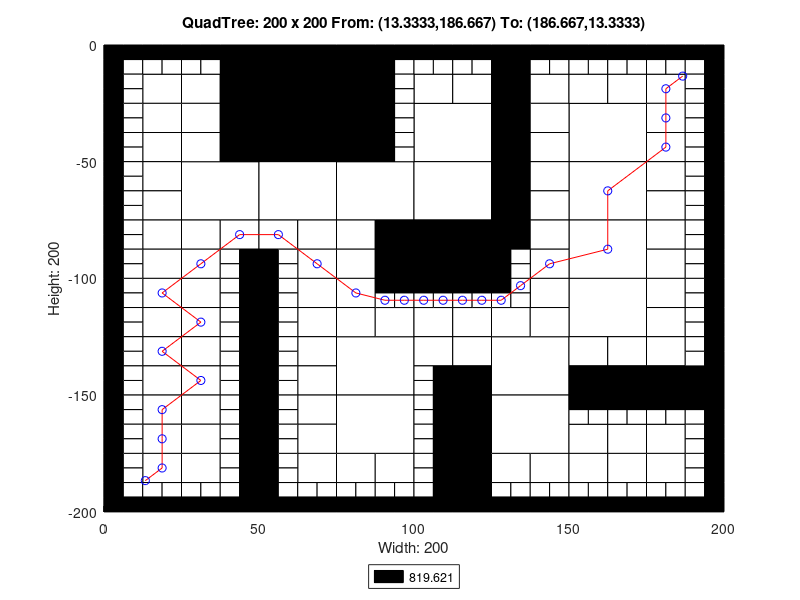

The MATLAB source for this figure:
axis([0 200 -200 0]);
title('QuadTree: 200 x 200 From: (13.3333,186.667) To: (186.667,13.3333)');
xlabel('Width: 200');
ylabel('Height: 200');
rectangle('Position',[50 -25 25 25], 'FaceColor',[0 0 0]);
rectangle('Position',[50 -50 25 25], 'FaceColor',[0 0 0]);
rectangle('Position',[25 -75 25 25], 'FaceColor',[1 1 1]);
rectangle('Position',[50 -75 25 25], 'FaceColor',[1 1 1]);
rectangle('Position',[75 -75 25 25], 'FaceColor',[1 1 1]);
rectangle('Position',[100 -50 25 25], 'FaceColor',[1 1 1]);
rectangle('Position',[150 -50 25 25], 'FaceColor',[1 1 1]);
rectangle('Position',[100 -75 25 25], 'FaceColor',[1 1 1]);
rectangle('Position',[100 -100 25 25], 'FaceColor',[0 0 0]);
rectangle('Position',[150 -75 25 25], 'FaceColor',[1 1 1]);
rectangle('Position',[150 -100 25 25], 'FaceColor',[1 1 1]);
rectangle('Position',[75 -150 25 25], 'FaceColor',[1 1 1]);
rectangle('Position',[75 -175 25 25], 'FaceColor',[1 1 1]);
rectangle('Position',[125 -150 25 25], 'FaceColor',[1 1 1]);
rectangle('Position',[150 -125 25 25], 'FaceColor',[1 1 1]);
rectangle('Position',[125 -175 25 25], 'FaceColor',[1 1 1]);
rectangle('Position',[12.5 -25 12.5 12.5], 'FaceColor',[1 1 1]);
rectangle('Position',[37.5 -12.5 12.5 12.5], 'FaceColor',[0 0 0]);
rectangle('Position',[25 -25 12.5 12.5], 'FaceColor',[1 1 1]);
rectangle('Position',[37.5 -25 12.5 12.5], 'FaceColor',[0 0 0]);
rectangle('Position',[12.5 -37.5 12.5 12.5], 'FaceColor',[1 1 1]);
rectangle('Position',[12.5 -50 12.5 12.5], 'FaceColor',[1 1 1]);
rectangle('Position',[25 -37.5 12.5 12.5], 'FaceColor',[1 1 1]);
rectangle('Position',[37.5 -37.5 12.5 12.5], 'FaceColor',[0 0 0]);
rectangle('Position',[25 -50 12.5 12.5], 'FaceColor',[1 1 1]);
rectangle('Position',[37.5 -50 12.5 12.5], 'FaceColor',[0 0 0]);
rectangle('Position',[75 -12.5 12.5 12.5], 'FaceColor',[0 0 0]);
rectangle('Position',[75 -25 12.5 12.5], 'FaceColor',[0 0 0]);
rectangle('Position',[75 -37.5 12.5 12.5], 'FaceColor',[0 0 0]);
rectangle('Position',[75 -50 12.5 12.5], 'FaceColor',[0 0 0]);
rectangle('Position',[12.5 -62.5 12.5 12.5], 'FaceColor',[1 1 1]);
rectangle('Position',[12.5 -75 12.5 12.5], 'FaceColor',[1 1 1]);
rectangle('Position',[12.5 -87.5 12.5 12.5], 'FaceColor',[1 1 1]);
rectangle('Position',[12.5 -100 12.5 12.5], 'FaceColor',[1 1 1]);
rectangle('Position',[25 -87.5 12.5 12.5], 'FaceColor',[1 1 1]);
rectangle('Position',[37.5 -87.5 12.5 12.5], 'FaceColor',[1 1 1]);
rectangle('Position',[25 -100 12.5 12.5], 'FaceColor',[1 1 1]);
rectangle('Position',[50 -87.5 12.5 12.5], 'FaceColor',[1 1 1]);
rectangle('Position',[62.5 -87.5 12.5 12.5], 'FaceColor',[1 1 1]);
rectangle('Position',[62.5 -100 12.5 12.5], 'FaceColor',[1 1 1]);
rectangle('Position',[75 -87.5 12.5 12.5], 'FaceColor',[1 1 1]);
rectangle('Position',[87.5 -87.5 12.5 12.5], 'FaceColor',[0 0 0]);
rectangle('Position',[75 -100 12.5 12.5], 'FaceColor',[1 1 1]);
rectangle('Position',[87.5 -100 12.5 12.5], 'FaceColor',[0 0 0]);
rectangle('Position',[100 -25 12.5 12.5], 'FaceColor',[1 1 1]);
rectangle('Position',[112.5 -25 12.5 12.5], 'FaceColor',[1 1 1]);
rectangle('Position',[125 -12.5 12.5 12.5], 'FaceColor',[0 0 0]);
rectangle('Position',[125 -25 12.5 12.5], 'FaceColor',[0 0 0]);
rectangle('Position',[137.5 -25 12.5 12.5], 'FaceColor',[1 1 1]);
rectangle('Position',[125 -37.5 12.5 12.5], 'FaceColor',[0 0 0]);
rectangle('Position',[137.5 -37.5 12.5 12.5], 'FaceColor',[1 1 1]);
rectangle('Position',[125 -50 12.5 12.5], 'FaceColor',[0 0 0]);
rectangle('Position',[137.5 -50 12.5 12.5], 'FaceColor',[1 1 1]);
rectangle('Position',[150 -25 12.5 12.5], 'FaceColor',[1 1 1]);
rectangle('Position',[162.5 -25 12.5 12.5], 'FaceColor',[1 1 1]);
rectangle('Position',[175 -25 12.5 12.5], 'FaceColor',[1 1 1]);
rectangle('Position',[175 -37.5 12.5 12.5], 'FaceColor',[1 1 1]);
rectangle('Position',[175 -50 12.5 12.5], 'FaceColor',[1 1 1]);
rectangle('Position',[125 -62.5 12.5 12.5], 'FaceColor',[0 0 0]);
rectangle('Position',[137.5 -62.5 12.5 12.5], 'FaceColor',[1 1 1]);
rectangle('Position',[125 -75 12.5 12.5], 'FaceColor',[0 0 0]);
rectangle('Position',[137.5 -75 12.5 12.5], 'FaceColor',[1 1 1]);
rectangle('Position',[125 -87.5 12.5 12.5], 'FaceColor',[0 0 0]);
rectangle('Position',[137.5 -87.5 12.5 12.5], 'FaceColor',[1 1 1]);
rectangle('Position',[137.5 -100 12.5 12.5], 'FaceColor',[1 1 1]);
rectangle('Position',[175 -62.5 12.5 12.5], 'FaceColor',[1 1 1]);
rectangle('Position',[175 -75 12.5 12.5], 'FaceColor',[1 1 1]);
rectangle('Position',[175 -87.5 12.5 12.5], 'FaceColor',[1 1 1]);
rectangle('Position',[175 -100 12.5 12.5], 'FaceColor',[1 1 1]);
rectangle('Position',[12.5 -112.5 12.5 12.5], 'FaceColor',[1 1 1]);
rectangle('Position',[12.5 -125 12.5 12.5], 'FaceColor',[1 1 1]);
rectangle('Position',[25 -112.5 12.5 12.5], 'FaceColor',[1 1 1]);
rectangle('Position',[25 -125 12.5 12.5], 'FaceColor',[1 1 1]);
rectangle('Position',[12.5 -137.5 12.5 12.5], 'FaceColor',[1 1 1]);
rectangle('Position',[12.5 -150 12.5 12.5], 'FaceColor',[1 1 1]);
rectangle('Position',[25 -137.5 12.5 12.5], 'FaceColor',[1 1 1]);
rectangle('Position',[25 -150 12.5 12.5], 'FaceColor',[1 1 1]);
rectangle('Position',[62.5 -112.5 12.5 12.5], 'FaceColor',[1 1 1]);
rectangle('Position',[62.5 -125 12.5 12.5], 'FaceColor',[1 1 1]);
rectangle('Position',[75 -112.5 12.5 12.5], 'FaceColor',[1 1 1]);
rectangle('Position',[75 -125 12.5 12.5], 'FaceColor',[1 1 1]);
rectangle('Position',[87.5 -125 12.5 12.5], 'FaceColor',[1 1 1]);
rectangle('Position',[62.5 -137.5 12.5 12.5], 'FaceColor',[1 1 1]);
rectangle('Position',[62.5 -150 12.5 12.5], 'FaceColor',[1 1 1]);
rectangle('Position',[12.5 -162.5 12.5 12.5], 'FaceColor',[1 1 1]);
rectangle('Position',[12.5 -175 12.5 12.5], 'FaceColor',[1 1 1]);
rectangle('Position',[25 -162.5 12.5 12.5], 'FaceColor',[1 1 1]);
rectangle('Position',[25 -175 12.5 12.5], 'FaceColor',[1 1 1]);
rectangle('Position',[12.5 -187.5 12.5 12.5], 'FaceColor',[1 1 1]);
rectangle('Position',[25 -187.5 12.5 12.5], 'FaceColor',[1 1 1]);
rectangle('Position',[62.5 -162.5 12.5 12.5], 'FaceColor',[1 1 1]);
rectangle('Position',[62.5 -175 12.5 12.5], 'FaceColor',[1 1 1]);
rectangle('Position',[62.5 -187.5 12.5 12.5], 'FaceColor',[1 1 1]);
rectangle('Position',[75 -187.5 12.5 12.5], 'FaceColor',[1 1 1]);
rectangle('Position',[87.5 -187.5 12.5 12.5], 'FaceColor',[1 1 1]);
rectangle('Position',[100 -125 12.5 12.5], 'FaceColor',[1 1 1]);
rectangle('Position',[112.5 -125 12.5 12.5], 'FaceColor',[1 1 1]);
rectangle('Position',[137.5 -112.5 12.5 12.5], 'FaceColor',[1 1 1]);
rectangle('Position',[125 -125 12.5 12.5], 'FaceColor',[1 1 1]);
rectangle('Position',[137.5 -125 12.5 12.5], 'FaceColor',[1 1 1]);
rectangle('Position',[100 -137.5 12.5 12.5], 'FaceColor',[1 1 1]);
rectangle('Position',[112.5 -137.5 12.5 12.5], 'FaceColor',[1 1 1]);
rectangle('Position',[112.5 -150 12.5 12.5], 'FaceColor',[0 0 0]);
rectangle('Position',[175 -112.5 12.5 12.5], 'FaceColor',[1 1 1]);
rectangle('Position',[175 -125 12.5 12.5], 'FaceColor',[1 1 1]);
rectangle('Position',[150 -137.5 12.5 12.5], 'FaceColor',[1 1 1]);
rectangle('Position',[162.5 -137.5 12.5 12.5], 'FaceColor',[1 1 1]);
rectangle('Position',[150 -150 12.5 12.5], 'FaceColor',[0 0 0]);
rectangle('Position',[162.5 -150 12.5 12.5], 'FaceColor',[0 0 0]);
rectangle('Position',[175 -137.5 12.5 12.5], 'FaceColor',[1 1 1]);
rectangle('Position',[175 -150 12.5 12.5], 'FaceColor',[0 0 0]);
rectangle('Position',[187.5 -150 12.5 12.5], 'FaceColor',[0 0 0]);
rectangle('Position',[112.5 -162.5 12.5 12.5], 'FaceColor',[0 0 0]);
rectangle('Position',[112.5 -175 12.5 12.5], 'FaceColor',[0 0 0]);
rectangle('Position',[112.5 -187.5 12.5 12.5], 'FaceColor',[0 0 0]);
rectangle('Position',[112.5 -200 12.5 12.5], 'FaceColor',[0 0 0]);
rectangle('Position',[125 -187.5 12.5 12.5], 'FaceColor',[1 1 1]);
rectangle('Position',[137.5 -187.5 12.5 12.5], 'FaceColor',[1 1 1]);
rectangle('Position',[150 -175 12.5 12.5], 'FaceColor',[1 1 1]);
rectangle('Position',[162.5 -175 12.5 12.5], 'FaceColor',[1 1 1]);
rectangle('Position',[175 -175 12.5 12.5], 'FaceColor',[1 1 1]);
rectangle('Position',[150 -187.5 12.5 12.5], 'FaceColor',[1 1 1]);
rectangle('Position',[162.5 -187.5 12.5 12.5], 'FaceColor',[1 1 1]);
rectangle('Position',[175 -187.5 12.5 12.5], 'FaceColor',[1 1 1]);
rectangle('Position',[0 -6.25 6.25 6.25], 'FaceColor',[0 0 0]);
rectangle('Position',[6.25 -6.25 6.25 6.25], 'FaceColor',[0 0 0]);
rectangle('Position',[0 -12.5 6.25 6.25], 'FaceColor',[0 0 0]);
rectangle('Position',[6.25 -12.5 6.25 6.25], 'FaceColor',[1 1 1]);
rectangle('Position',[12.5 -6.25 6.25 6.25], 'FaceColor',[0 0 0]);
rectangle('Position',[18.75 -6.25 6.25 6.25], 'FaceColor',[0 0 0]);
rectangle('Position',[12.5 -12.5 6.25 6.25], 'FaceColor',[1 1 1]);
rectangle('Position',[18.75 -12.5 6.25 6.25], 'FaceColor',[1 1 1]);
rectangle('Position',[0 -18.75 6.25 6.25], 'FaceColor',[0 0 0]);
rectangle('Position',[6.25 -18.75 6.25 6.25], 'FaceColor',[1 1 1]);
rectangle('Position',[0 -25 6.25 6.25], 'FaceColor',[0 0 0]);
rectangle('Position',[6.25 -25 6.25 6.25], 'FaceColor',[1 1 1]);
rectangle('Position',[25 -6.25 6.25 6.25], 'FaceColor',[0 0 0]);
rectangle('Position',[31.25 -6.25 6.25 6.25], 'FaceColor',[0 0 0]);
rectangle('Position',[25 -12.5 6.25 6.25], 'FaceColor',[1 1 1]);
rectangle('Position',[31.25 -12.5 6.25 6.25], 'FaceColor',[1 1 1]);
rectangle('Position',[0 -31.25 6.25 6.25], 'FaceColor',[0 0 0]);
rectangle('Position',[6.25 -31.25 6.25 6.25], 'FaceColor',[1 1 1]);
rectangle('Position',[0 -37.5 6.25 6.25], 'FaceColor',[0 0 0]);
rectangle('Position',[6.25 -37.5 6.25 6.25], 'FaceColor',[1 1 1]);
rectangle('Position',[0 -43.75 6.25 6.25], 'FaceColor',[0 0 0]);
rectangle('Position',[6.25 -43.75 6.25 6.25], 'FaceColor',[1 1 1]);
rectangle('Position',[0 -50 6.25 6.25], 'FaceColor',[0 0 0]);
rectangle('Position',[6.25 -50 6.25 6.25], 'FaceColor',[1 1 1]);
rectangle('Position',[87.5 -6.25 6.25 6.25], 'FaceColor',[0 0 0]);
rectangle('Position',[93.75 -6.25 6.25 6.25], 'FaceColor',[0 0 0]);
rectangle('Position',[87.5 -12.5 6.25 6.25], 'FaceColor',[0 0 0]);
rectangle('Position',[93.75 -12.5 6.25 6.25], 'FaceColor',[1 1 1]);
rectangle('Position',[87.5 -18.75 6.25 6.25], 'FaceColor',[0 0 0]);
rectangle('Position',[93.75 -18.75 6.25 6.25], 'FaceColor',[1 1 1]);
rectangle('Position',[87.5 -25 6.25 6.25], 'FaceColor',[0 0 0]);
rectangle('Position',[93.75 -25 6.25 6.25], 'FaceColor',[1 1 1]);
rectangle('Position',[87.5 -31.25 6.25 6.25], 'FaceColor',[0 0 0]);
rectangle('Position',[93.75 -31.25 6.25 6.25], 'FaceColor',[1 1 1]);
rectangle('Position',[87.5 -37.5 6.25 6.25], 'FaceColor',[0 0 0]);
rectangle('Position',[93.75 -37.5 6.25 6.25], 'FaceColor',[1 1 1]);
rectangle('Position',[87.5 -43.75 6.25 6.25], 'FaceColor',[0 0 0]);
rectangle('Position',[93.75 -43.75 6.25 6.25], 'FaceColor',[1 1 1]);
rectangle('Position',[87.5 -50 6.25 6.25], 'FaceColor',[0 0 0]);
rectangle('Position',[93.75 -50 6.25 6.25], 'FaceColor',[1 1 1]);
rectangle('Position',[0 -56.25 6.25 6.25], 'FaceColor',[0 0 0]);
rectangle('Position',[6.25 -56.25 6.25 6.25], 'FaceColor',[1 1 1]);
rectangle('Position',[0 -62.5 6.25 6.25], 'FaceColor',[0 0 0]);
rectangle('Position',[6.25 -62.5 6.25 6.25], 'FaceColor',[1 1 1]);
rectangle('Position',[0 -68.75 6.25 6.25], 'FaceColor',[0 0 0]);
rectangle('Position',[6.25 -68.75 6.25 6.25], 'FaceColor',[1 1 1]);
rectangle('Position',[0 -75 6.25 6.25], 'FaceColor',[0 0 0]);
rectangle('Position',[6.25 -75 6.25 6.25], 'FaceColor',[1 1 1]);
rectangle('Position',[0 -81.25 6.25 6.25], 'FaceColor',[0 0 0]);
rectangle('Position',[6.25 -81.25 6.25 6.25], 'FaceColor',[1 1 1]);
rectangle('Position',[0 -87.5 6.25 6.25], 'FaceColor',[0 0 0]);
rectangle('Position',[6.25 -87.5 6.25 6.25], 'FaceColor',[1 1 1]);
rectangle('Position',[0 -93.75 6.25 6.25], 'FaceColor',[0 0 0]);
rectangle('Position',[6.25 -93.75 6.25 6.25], 'FaceColor',[1 1 1]);
rectangle('Position',[0 -100 6.25 6.25], 'FaceColor',[0 0 0]);
rectangle('Position',[6.25 -100 6.25 6.25], 'FaceColor',[1 1 1]);
rectangle('Position',[37.5 -93.75 6.25 6.25], 'FaceColor',[1 1 1]);
rectangle('Position',[43.75 -93.75 6.25 6.25], 'FaceColor',[0 0 0]);
rectangle('Position',[37.5 -100 6.25 6.25], 'FaceColor',[1 1 1]);
rectangle('Position',[43.75 -100 6.25 6.25], 'FaceColor',[0 0 0]);
rectangle('Position',[50 -93.75 6.25 6.25], 'FaceColor',[0 0 0]);
rectangle('Position',[56.25 -93.75 6.25 6.25], 'FaceColor',[1 1 1]);
rectangle('Position',[50 -100 6.25 6.25], 'FaceColor',[0 0 0]);
rectangle('Position',[56.25 -100 6.25 6.25], 'FaceColor',[1 1 1]);
rectangle('Position',[100 -6.25 6.25 6.25], 'FaceColor',[0 0 0]);
rectangle('Position',[106.25 -6.25 6.25 6.25], 'FaceColor',[0 0 0]);
rectangle('Position',[100 -12.5 6.25 6.25], 'FaceColor',[1 1 1]);
rectangle('Position',[106.25 -12.5 6.25 6.25], 'FaceColor',[1 1 1]);
rectangle('Position',[112.5 -6.25 6.25 6.25], 'FaceColor',[0 0 0]);
rectangle('Position',[118.75 -6.25 6.25 6.25], 'FaceColor',[0 0 0]);
rectangle('Position',[112.5 -12.5 6.25 6.25], 'FaceColor',[1 1 1]);
rectangle('Position',[118.75 -12.5 6.25 6.25], 'FaceColor',[1 1 1]);
rectangle('Position',[137.5 -6.25 6.25 6.25], 'FaceColor',[0 0 0]);
rectangle('Position',[143.75 -6.25 6.25 6.25], 'FaceColor',[0 0 0]);
rectangle('Position',[137.5 -12.5 6.25 6.25], 'FaceColor',[1 1 1]);
rectangle('Position',[143.75 -12.5 6.25 6.25], 'FaceColor',[1 1 1]);
rectangle('Position',[150 -6.25 6.25 6.25], 'FaceColor',[0 0 0]);
rectangle('Position',[156.25 -6.25 6.25 6.25], 'FaceColor',[0 0 0]);
rectangle('Position',[150 -12.5 6.25 6.25], 'FaceColor',[1 1 1]);
rectangle('Position',[156.25 -12.5 6.25 6.25], 'FaceColor',[1 1 1]);
rectangle('Position',[162.5 -6.25 6.25 6.25], 'FaceColor',[0 0 0]);
rectangle('Position',[168.75 -6.25 6.25 6.25], 'FaceColor',[0 0 0]);
rectangle('Position',[162.5 -12.5 6.25 6.25], 'FaceColor',[1 1 1]);
rectangle('Position',[168.75 -12.5 6.25 6.25], 'FaceColor',[1 1 1]);
rectangle('Position',[175 -6.25 6.25 6.25], 'FaceColor',[0 0 0]);
rectangle('Position',[181.25 -6.25 6.25 6.25], 'FaceColor',[0 0 0]);
rectangle('Position',[175 -12.5 6.25 6.25], 'FaceColor',[1 1 1]);
rectangle('Position',[181.25 -12.5 6.25 6.25], 'FaceColor',[1 1 1]);
rectangle('Position',[187.5 -6.25 6.25 6.25], 'FaceColor',[0 0 0]);
rectangle('Position',[193.75 -6.25 6.25 6.25], 'FaceColor',[0 0 0]);
rectangle('Position',[187.5 -12.5 6.25 6.25], 'FaceColor',[1 1 1]);
rectangle('Position',[193.75 -12.5 6.25 6.25], 'FaceColor',[0 0 0]);
rectangle('Position',[187.5 -18.75 6.25 6.25], 'FaceColor',[1 1 1]);
rectangle('Position',[193.75 -18.75 6.25 6.25], 'FaceColor',[0 0 0]);
rectangle('Position',[187.5 -25 6.25 6.25], 'FaceColor',[1 1 1]);
rectangle('Position',[193.75 -25 6.25 6.25], 'FaceColor',[0 0 0]);
rectangle('Position',[187.5 -31.25 6.25 6.25], 'FaceColor',[1 1 1]);
rectangle('Position',[193.75 -31.25 6.25 6.25], 'FaceColor',[0 0 0]);
rectangle('Position',[187.5 -37.5 6.25 6.25], 'FaceColor',[1 1 1]);
rectangle('Position',[193.75 -37.5 6.25 6.25], 'FaceColor',[0 0 0]);
rectangle('Position',[187.5 -43.75 6.25 6.25], 'FaceColor',[1 1 1]);
rectangle('Position',[193.75 -43.75 6.25 6.25], 'FaceColor',[0 0 0]);
rectangle('Position',[187.5 -50 6.25 6.25], 'FaceColor',[1 1 1]);
rectangle('Position',[193.75 -50 6.25 6.25], 'FaceColor',[0 0 0]);
rectangle('Position',[125 -93.75 6.25 6.25], 'FaceColor',[0 0 0]);
rectangle('Position',[131.25 -93.75 6.25 6.25], 'FaceColor',[1 1 1]);
rectangle('Position',[125 -100 6.25 6.25], 'FaceColor',[0 0 0]);
rectangle('Position',[131.25 -100 6.25 6.25], 'FaceColor',[1 1 1]);
rectangle('Position',[187.5 -56.25 6.25 6.25], 'FaceColor',[1 1 1]);
rectangle('Position',[193.75 -56.25 6.25 6.25], 'FaceColor',[0 0 0]);
rectangle('Position',[187.5 -62.5 6.25 6.25], 'FaceColor',[1 1 1]);
rectangle('Position',[193.75 -62.5 6.25 6.25], 'FaceColor',[0 0 0]);
rectangle('Position',[187.5 -68.75 6.25 6.25], 'FaceColor',[1 1 1]);
rectangle('Position',[193.75 -68.75 6.25 6.25], 'FaceColor',[0 0 0]);
rectangle('Position',[187.5 -75 6.25 6.25], 'FaceColor',[1 1 1]);
rectangle('Position',[193.75 -75 6.25 6.25], 'FaceColor',[0 0 0]);
rectangle('Position',[187.5 -81.25 6.25 6.25], 'FaceColor',[1 1 1]);
rectangle('Position',[193.75 -81.25 6.25 6.25], 'FaceColor',[0 0 0]);
rectangle('Position',[187.5 -87.5 6.25 6.25], 'FaceColor',[1 1 1]);
rectangle('Position',[193.75 -87.5 6.25 6.25], 'FaceColor',[0 0 0]);
rectangle('Position',[187.5 -93.75 6.25 6.25], 'FaceColor',[1 1 1]);
rectangle('Position',[193.75 -93.75 6.25 6.25], 'FaceColor',[0 0 0]);
rectangle('Position',[187.5 -100 6.25 6.25], 'FaceColor',[1 1 1]);
rectangle('Position',[193.75 -100 6.25 6.25], 'FaceColor',[0 0 0]);
rectangle('Position',[0 -106.25 6.25 6.25], 'FaceColor',[0 0 0]);
rectangle('Position',[6.25 -106.25 6.25 6.25], 'FaceColor',[1 1 1]);
rectangle('Position',[0 -112.5 6.25 6.25], 'FaceColor',[0 0 0]);
rectangle('Position',[6.25 -112.5 6.25 6.25], 'FaceColor',[1 1 1]);
rectangle('Position',[0 -118.75 6.25 6.25], 'FaceColor',[0 0 0]);
rectangle('Position',[6.25 -118.75 6.25 6.25], 'FaceColor',[1 1 1]);
rectangle('Position',[0 -125 6.25 6.25], 'FaceColor',[0 0 0]);
rectangle('Position',[6.25 -125 6.25 6.25], 'FaceColor',[1 1 1]);
rectangle('Position',[37.5 -106.25 6.25 6.25], 'FaceColor',[1 1 1]);
rectangle('Position',[43.75 -106.25 6.25 6.25], 'FaceColor',[0 0 0]);
rectangle('Position',[37.5 -112.5 6.25 6.25], 'FaceColor',[1 1 1]);
rectangle('Position',[43.75 -112.5 6.25 6.25], 'FaceColor',[0 0 0]);
rectangle('Position',[37.5 -118.75 6.25 6.25], 'FaceColor',[1 1 1]);
rectangle('Position',[43.75 -118.75 6.25 6.25], 'FaceColor',[0 0 0]);
rectangle('Position',[37.5 -125 6.25 6.25], 'FaceColor',[1 1 1]);
rectangle('Position',[43.75 -125 6.25 6.25], 'FaceColor',[0 0 0]);
rectangle('Position',[0 -131.25 6.25 6.25], 'FaceColor',[0 0 0]);
rectangle('Position',[6.25 -131.25 6.25 6.25], 'FaceColor',[1 1 1]);
rectangle('Position',[0 -137.5 6.25 6.25], 'FaceColor',[0 0 0]);
rectangle('Position',[6.25 -137.5 6.25 6.25], 'FaceColor',[1 1 1]);
rectangle('Position',[0 -143.75 6.25 6.25], 'FaceColor',[0 0 0]);
rectangle('Position',[6.25 -143.75 6.25 6.25], 'FaceColor',[1 1 1]);
rectangle('Position',[0 -150 6.25 6.25], 'FaceColor',[0 0 0]);
rectangle('Position',[6.25 -150 6.25 6.25], 'FaceColor',[1 1 1]);
rectangle('Position',[37.5 -131.25 6.25 6.25], 'FaceColor',[1 1 1]);
rectangle('Position',[43.75 -131.25 6.25 6.25], 'FaceColor',[0 0 0]);
rectangle('Position',[37.5 -137.5 6.25 6.25], 'FaceColor',[1 1 1]);
rectangle('Position',[43.75 -137.5 6.25 6.25], 'FaceColor',[0 0 0]);
rectangle('Position',[37.5 -143.75 6.25 6.25], 'FaceColor',[1 1 1]);
rectangle('Position',[43.75 -143.75 6.25 6.25], 'FaceColor',[0 0 0]);
rectangle('Position',[37.5 -150 6.25 6.25], 'FaceColor',[1 1 1]);
rectangle('Position',[43.75 -150 6.25 6.25], 'FaceColor',[0 0 0]);
rectangle('Position',[50 -106.25 6.25 6.25], 'FaceColor',[0 0 0]);
rectangle('Position',[56.25 -106.25 6.25 6.25], 'FaceColor',[1 1 1]);
rectangle('Position',[50 -112.5 6.25 6.25], 'FaceColor',[0 0 0]);
rectangle('Position',[56.25 -112.5 6.25 6.25], 'FaceColor',[1 1 1]);
rectangle('Position',[50 -118.75 6.25 6.25], 'FaceColor',[0 0 0]);
rectangle('Position',[56.25 -118.75 6.25 6.25], 'FaceColor',[1 1 1]);
rectangle('Position',[50 -125 6.25 6.25], 'FaceColor',[0 0 0]);
rectangle('Position',[56.25 -125 6.25 6.25], 'FaceColor',[1 1 1]);
rectangle('Position',[87.5 -106.25 6.25 6.25], 'FaceColor',[0 0 0]);
rectangle('Position',[93.75 -106.25 6.25 6.25], 'FaceColor',[0 0 0]);
rectangle('Position',[87.5 -112.5 6.25 6.25], 'FaceColor',[1 1 1]);
rectangle('Position',[93.75 -112.5 6.25 6.25], 'FaceColor',[1 1 1]);
rectangle('Position',[50 -131.25 6.25 6.25], 'FaceColor',[0 0 0]);
rectangle('Position',[56.25 -131.25 6.25 6.25], 'FaceColor',[1 1 1]);
rectangle('Position',[50 -137.5 6.25 6.25], 'FaceColor',[0 0 0]);
rectangle('Position',[56.25 -137.5 6.25 6.25], 'FaceColor',[1 1 1]);
rectangle('Position',[50 -143.75 6.25 6.25], 'FaceColor',[0 0 0]);
rectangle('Position',[56.25 -143.75 6.25 6.25], 'FaceColor',[1 1 1]);
rectangle('Position',[50 -150 6.25 6.25], 'FaceColor',[0 0 0]);
rectangle('Position',[56.25 -150 6.25 6.25], 'FaceColor',[1 1 1]);
rectangle('Position',[0 -156.25 6.25 6.25], 'FaceColor',[0 0 0]);
rectangle('Position',[6.25 -156.25 6.25 6.25], 'FaceColor',[1 1 1]);
rectangle('Position',[0 -162.5 6.25 6.25], 'FaceColor',[0 0 0]);
rectangle('Position',[6.25 -162.5 6.25 6.25], 'FaceColor',[1 1 1]);
rectangle('Position',[0 -168.75 6.25 6.25], 'FaceColor',[0 0 0]);
rectangle('Position',[6.25 -168.75 6.25 6.25], 'FaceColor',[1 1 1]);
rectangle('Position',[0 -175 6.25 6.25], 'FaceColor',[0 0 0]);
rectangle('Position',[6.25 -175 6.25 6.25], 'FaceColor',[1 1 1]);
rectangle('Position',[37.5 -156.25 6.25 6.25], 'FaceColor',[1 1 1]);
rectangle('Position',[43.75 -156.25 6.25 6.25], 'FaceColor',[0 0 0]);
rectangle('Position',[37.5 -162.5 6.25 6.25], 'FaceColor',[1 1 1]);
rectangle('Position',[43.75 -162.5 6.25 6.25], 'FaceColor',[0 0 0]);
rectangle('Position',[37.5 -168.75 6.25 6.25], 'FaceColor',[1 1 1]);
rectangle('Position',[43.75 -168.75 6.25 6.25], 'FaceColor',[0 0 0]);
rectangle('Position',[37.5 -175 6.25 6.25], 'FaceColor',[1 1 1]);
rectangle('Position',[43.75 -175 6.25 6.25], 'FaceColor',[0 0 0]);
rectangle('Position',[0 -181.25 6.25 6.25], 'FaceColor',[0 0 0]);
rectangle('Position',[6.25 -181.25 6.25 6.25], 'FaceColor',[1 1 1]);
rectangle('Position',[0 -187.5 6.25 6.25], 'FaceColor',[0 0 0]);
rectangle('Position',[6.25 -187.5 6.25 6.25], 'FaceColor',[1 1 1]);
rectangle('Position',[0 -193.75 6.25 6.25], 'FaceColor',[0 0 0]);
rectangle('Position',[6.25 -193.75 6.25 6.25], 'FaceColor',[1 1 1]);
rectangle('Position',[0 -200 6.25 6.25], 'FaceColor',[0 0 0]);
rectangle('Position',[6.25 -200 6.25 6.25], 'FaceColor',[0 0 0]);
rectangle('Position',[12.5 -193.75 6.25 6.25], 'FaceColor',[1 1 1]);
rectangle('Position',[18.75 -193.75 6.25 6.25], 'FaceColor',[1 1 1]);
rectangle('Position',[12.5 -200 6.25 6.25], 'FaceColor',[0 0 0]);
rectangle('Position',[18.75 -200 6.25 6.25], 'FaceColor',[0 0 0]);
rectangle('Position',[37.5 -181.25 6.25 6.25], 'FaceColor',[1 1 1]);
rectangle('Position',[43.75 -181.25 6.25 6.25], 'FaceColor',[0 0 0]);
rectangle('Position',[37.5 -187.5 6.25 6.25], 'FaceColor',[1 1 1]);
rectangle('Position',[43.75 -187.5 6.25 6.25], 'FaceColor',[0 0 0]);
rectangle('Position',[25 -193.75 6.25 6.25], 'FaceColor',[1 1 1]);
rectangle('Position',[31.25 -193.75 6.25 6.25], 'FaceColor',[1 1 1]);
rectangle('Position',[25 -200 6.25 6.25], 'FaceColor',[0 0 0]);
rectangle('Position',[31.25 -200 6.25 6.25], 'FaceColor',[0 0 0]);
rectangle('Position',[37.5 -193.75 6.25 6.25], 'FaceColor',[1 1 1]);
rectangle('Position',[43.75 -193.75 6.25 6.25], 'FaceColor',[0 0 0]);
rectangle('Position',[37.5 -200 6.25 6.25], 'FaceColor',[0 0 0]);
rectangle('Position',[43.75 -200 6.25 6.25], 'FaceColor',[0 0 0]);
rectangle('Position',[50 -156.25 6.25 6.25], 'FaceColor',[0 0 0]);
rectangle('Position',[56.25 -156.25 6.25 6.25], 'FaceColor',[1 1 1]);
rectangle('Position',[50 -162.5 6.25 6.25], 'FaceColor',[0 0 0]);
rectangle('Position',[56.25 -162.5 6.25 6.25], 'FaceColor',[1 1 1]);
rectangle('Position',[50 -168.75 6.25 6.25], 'FaceColor',[0 0 0]);
rectangle('Position',[56.25 -168.75 6.25 6.25], 'FaceColor',[1 1 1]);
rectangle('Position',[50 -175 6.25 6.25], 'FaceColor',[0 0 0]);
rectangle('Position',[56.25 -175 6.25 6.25], 'FaceColor',[1 1 1]);
rectangle('Position',[50 -181.25 6.25 6.25], 'FaceColor',[0 0 0]);
rectangle('Position',[56.25 -181.25 6.25 6.25], 'FaceColor',[1 1 1]);
rectangle('Position',[50 -187.5 6.25 6.25], 'FaceColor',[0 0 0]);
rectangle('Position',[56.25 -187.5 6.25 6.25], 'FaceColor',[1 1 1]);
rectangle('Position',[50 -193.75 6.25 6.25], 'FaceColor',[0 0 0]);
rectangle('Position',[56.25 -193.75 6.25 6.25], 'FaceColor',[1 1 1]);
rectangle('Position',[50 -200 6.25 6.25], 'FaceColor',[0 0 0]);
rectangle('Position',[56.25 -200 6.25 6.25], 'FaceColor',[0 0 0]);
rectangle('Position',[62.5 -193.75 6.25 6.25], 'FaceColor',[1 1 1]);
rectangle('Position',[68.75 -193.75 6.25 6.25], 'FaceColor',[1 1 1]);
rectangle('Position',[62.5 -200 6.25 6.25], 'FaceColor',[0 0 0]);
rectangle('Position',[68.75 -200 6.25 6.25], 'FaceColor',[0 0 0]);
rectangle('Position',[75 -193.75 6.25 6.25], 'FaceColor',[1 1 1]);
rectangle('Position',[81.25 -193.75 6.25 6.25], 'FaceColor',[1 1 1]);
rectangle('Position',[75 -200 6.25 6.25], 'FaceColor',[0 0 0]);
rectangle('Position',[81.25 -200 6.25 6.25], 'FaceColor',[0 0 0]);
rectangle('Position',[87.5 -193.75 6.25 6.25], 'FaceColor',[1 1 1]);
rectangle('Position',[93.75 -193.75 6.25 6.25], 'FaceColor',[1 1 1]);
rectangle('Position',[87.5 -200 6.25 6.25], 'FaceColor',[0 0 0]);
rectangle('Position',[93.75 -200 6.25 6.25], 'FaceColor',[0 0 0]);
rectangle('Position',[100 -106.25 6.25 6.25], 'FaceColor',[0 0 0]);
rectangle('Position',[106.25 -106.25 6.25 6.25], 'FaceColor',[0 0 0]);
rectangle('Position',[100 -112.5 6.25 6.25], 'FaceColor',[1 1 1]);
rectangle('Position',[106.25 -112.5 6.25 6.25], 'FaceColor',[1 1 1]);
rectangle('Position',[112.5 -106.25 6.25 6.25], 'FaceColor',[0 0 0]);
rectangle('Position',[118.75 -106.25 6.25 6.25], 'FaceColor',[0 0 0]);
rectangle('Position',[112.5 -112.5 6.25 6.25], 'FaceColor',[1 1 1]);
rectangle('Position',[118.75 -112.5 6.25 6.25], 'FaceColor',[1 1 1]);
rectangle('Position',[125 -106.25 6.25 6.25], 'FaceColor',[0 0 0]);
rectangle('Position',[131.25 -106.25 6.25 6.25], 'FaceColor',[1 1 1]);
rectangle('Position',[125 -112.5 6.25 6.25], 'FaceColor',[1 1 1]);
rectangle('Position',[131.25 -112.5 6.25 6.25], 'FaceColor',[1 1 1]);
rectangle('Position',[100 -143.75 6.25 6.25], 'FaceColor',[1 1 1]);
rectangle('Position',[106.25 -143.75 6.25 6.25], 'FaceColor',[0 0 0]);
rectangle('Position',[100 -150 6.25 6.25], 'FaceColor',[1 1 1]);
rectangle('Position',[106.25 -150 6.25 6.25], 'FaceColor',[0 0 0]);
rectangle('Position',[187.5 -106.25 6.25 6.25], 'FaceColor',[1 1 1]);
rectangle('Position',[193.75 -106.25 6.25 6.25], 'FaceColor',[0 0 0]);
rectangle('Position',[187.5 -112.5 6.25 6.25], 'FaceColor',[1 1 1]);
rectangle('Position',[193.75 -112.5 6.25 6.25], 'FaceColor',[0 0 0]);
rectangle('Position',[187.5 -118.75 6.25 6.25], 'FaceColor',[1 1 1]);
rectangle('Position',[193.75 -118.75 6.25 6.25], 'FaceColor',[0 0 0]);
rectangle('Position',[187.5 -125 6.25 6.25], 'FaceColor',[1 1 1]);
rectangle('Position',[193.75 -125 6.25 6.25], 'FaceColor',[0 0 0]);
rectangle('Position',[187.5 -131.25 6.25 6.25], 'FaceColor',[1 1 1]);
rectangle('Position',[193.75 -131.25 6.25 6.25], 'FaceColor',[0 0 0]);
rectangle('Position',[187.5 -137.5 6.25 6.25], 'FaceColor',[1 1 1]);
rectangle('Position',[193.75 -137.5 6.25 6.25], 'FaceColor',[0 0 0]);
rectangle('Position',[100 -156.25 6.25 6.25], 'FaceColor',[1 1 1]);
rectangle('Position',[106.25 -156.25 6.25 6.25], 'FaceColor',[0 0 0]);
rectangle('Position',[100 -162.5 6.25 6.25], 'FaceColor',[1 1 1]);
rectangle('Position',[106.25 -162.5 6.25 6.25], 'FaceColor',[0 0 0]);
rectangle('Position',[100 -168.75 6.25 6.25], 'FaceColor',[1 1 1]);
rectangle('Position',[106.25 -168.75 6.25 6.25], 'FaceColor',[0 0 0]);
rectangle('Position',[100 -175 6.25 6.25], 'FaceColor',[1 1 1]);
rectangle('Position',[106.25 -175 6.25 6.25], 'FaceColor',[0 0 0]);
rectangle('Position',[100 -181.25 6.25 6.25], 'FaceColor',[1 1 1]);
rectangle('Position',[106.25 -181.25 6.25 6.25], 'FaceColor',[0 0 0]);
rectangle('Position',[100 -187.5 6.25 6.25], 'FaceColor',[1 1 1]);
rectangle('Position',[106.25 -187.5 6.25 6.25], 'FaceColor',[0 0 0]);
rectangle('Position',[100 -193.75 6.25 6.25], 'FaceColor',[1 1 1]);
rectangle('Position',[106.25 -193.75 6.25 6.25], 'FaceColor',[0 0 0]);
rectangle('Position',[100 -200 6.25 6.25], 'FaceColor',[0 0 0]);
rectangle('Position',[106.25 -200 6.25 6.25], 'FaceColor',[0 0 0]);
rectangle('Position',[125 -193.75 6.25 6.25], 'FaceColor',[1 1 1]);
rectangle('Position',[131.25 -193.75 6.25 6.25], 'FaceColor',[1 1 1]);
rectangle('Position',[125 -200 6.25 6.25], 'FaceColor',[0 0 0]);
rectangle('Position',[131.25 -200 6.25 6.25], 'FaceColor',[0 0 0]);
rectangle('Position',[137.5 -193.75 6.25 6.25], 'FaceColor',[1 1 1]);
rectangle('Position',[143.75 -193.75 6.25 6.25], 'FaceColor',[1 1 1]);
rectangle('Position',[137.5 -200 6.25 6.25], 'FaceColor',[0 0 0]);
rectangle('Position',[143.75 -200 6.25 6.25], 'FaceColor',[0 0 0]);
rectangle('Position',[150 -156.25 6.25 6.25], 'FaceColor',[0 0 0]);
rectangle('Position',[156.25 -156.25 6.25 6.25], 'FaceColor',[0 0 0]);
rectangle('Position',[150 -162.5 6.25 6.25], 'FaceColor',[1 1 1]);
rectangle('Position',[156.25 -162.5 6.25 6.25], 'FaceColor',[1 1 1]);
rectangle('Position',[162.5 -156.25 6.25 6.25], 'FaceColor',[0 0 0]);
rectangle('Position',[168.75 -156.25 6.25 6.25], 'FaceColor',[0 0 0]);
rectangle('Position',[162.5 -162.5 6.25 6.25], 'FaceColor',[1 1 1]);
rectangle('Position',[168.75 -162.5 6.25 6.25], 'FaceColor',[1 1 1]);
rectangle('Position',[175 -156.25 6.25 6.25], 'FaceColor',[0 0 0]);
rectangle('Position',[181.25 -156.25 6.25 6.25], 'FaceColor',[0 0 0]);
rectangle('Position',[175 -162.5 6.25 6.25], 'FaceColor',[1 1 1]);
rectangle('Position',[181.25 -162.5 6.25 6.25], 'FaceColor',[1 1 1]);
rectangle('Position',[187.5 -156.25 6.25 6.25], 'FaceColor',[0 0 0]);
rectangle('Position',[193.75 -156.25 6.25 6.25], 'FaceColor',[0 0 0]);
rectangle('Position',[187.5 -162.5 6.25 6.25], 'FaceColor',[1 1 1]);
rectangle('Position',[193.75 -162.5 6.25 6.25], 'FaceColor',[0 0 0]);
rectangle('Position',[187.5 -168.75 6.25 6.25], 'FaceColor',[1 1 1]);
rectangle('Position',[193.75 -168.75 6.25 6.25], 'FaceColor',[0 0 0]);
rectangle('Position',[187.5 -175 6.25 6.25], 'FaceColor',[1 1 1]);
rectangle('Position',[193.75 -175 6.25 6.25], 'FaceColor',[0 0 0]);
rectangle('Position',[150 -193.75 6.25 6.25], 'FaceColor',[1 1 1]);
rectangle('Position',[156.25 -193.75 6.25 6.25], 'FaceColor',[1 1 1]);
rectangle('Position',[150 -200 6.25 6.25], 'FaceColor',[0 0 0]);
rectangle('Position',[156.25 -200 6.25 6.25], 'FaceColor',[0 0 0]);
rectangle('Position',[162.5 -193.75 6.25 6.25], 'FaceColor',[1 1 1]);
rectangle('Position',[168.75 -193.75 6.25 6.25], 'FaceColor',[1 1 1]);
rectangle('Position',[162.5 -200 6.25 6.25], 'FaceColor',[0 0 0]);
rectangle('Position',[168.75 -200 6.25 6.25], 'FaceColor',[0 0 0]);
rectangle('Position',[187.5 -181.25 6.25 6.25], 'FaceColor',[1 1 1]);
rectangle('Position',[193.75 -181.25 6.25 6.25], 'FaceColor',[0 0 0]);
rectangle('Position',[187.5 -187.5 6.25 6.25], 'FaceColor',[1 1 1]);
rectangle('Position',[193.75 -187.5 6.25 6.25], 'FaceColor',[0 0 0]);
rectangle('Position',[175 -193.75 6.25 6.25], 'FaceColor',[1 1 1]);
rectangle('Position',[181.25 -193.75 6.25 6.25], 'FaceColor',[1 1 1]);
rectangle('Position',[175 -200 6.25 6.25], 'FaceColor',[0 0 0]);
rectangle('Position',[181.25 -200 6.25 6.25], 'FaceColor',[0 0 0]);
rectangle('Position',[187.5 -193.75 6.25 6.25], 'FaceColor',[1 1 1]);
rectangle('Position',[193.75 -193.75 6.25 6.25], 'FaceColor',[0 0 0]);
rectangle('Position',[187.5 -200 6.25 6.25], 'FaceColor',[0 0 0]);
rectangle('Position',[193.75 -200 6.25 6.25], 'FaceColor',[0 0 0]);
X=[186.667,181.25,181.25,181.25,162.5,162.5,143.75,134.375,128.125,121.875,115.625,109.375,103.125,96.875,90.625,81.25,68.75,56.25,43.75,31.25,18.75,31.25,18.75,31.25,18.75,18.75,18.75,13.3333];
Y=[-13.3333,-18.75,-31.25,-43.75,-62.5,-87.5,-93.75,-103.125,-109.375,-109.375,-109.375,-109.375,-109.375,-109.375,-109.375,-106.25,-93.75,-81.25,-81.25,-93.75,-106.25,-118.75,-131.25,-143.75,-156.25,-168.75,-181.25,-186.667];
hold on;
plot(X,Y,'r');
plot(X,Y,'bo');
legend('819.621','Location','southoutside');
